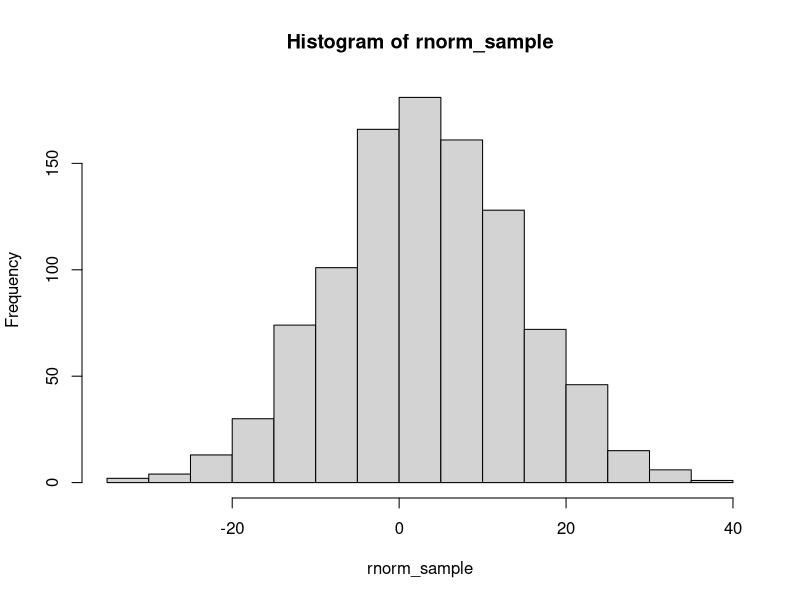
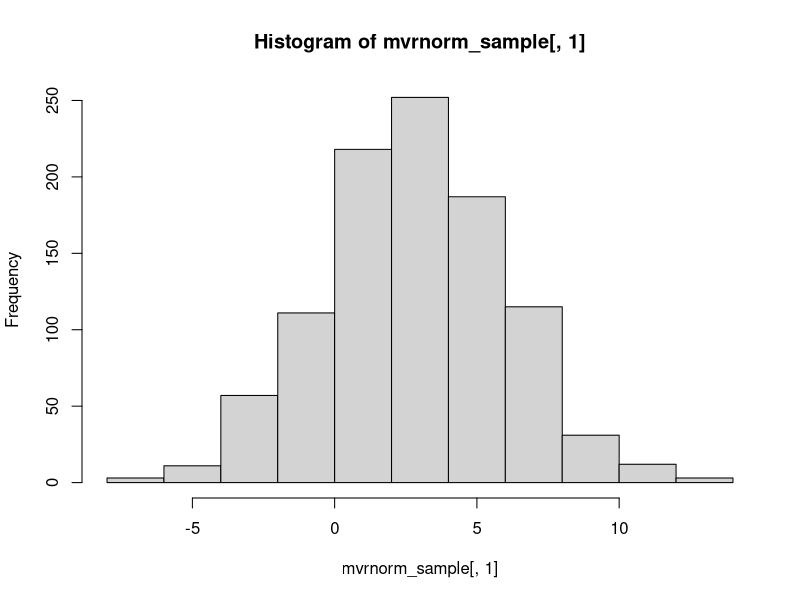

Write the R code that produced these figures, in order. (Note: this script raises an error after producing the figures.)
## ---- chunk 1
knitr::opts_chunk$set(echo = TRUE)
## ---- chunk 2
# prefix_exists function takes a string & prefix and returns TRUE if prefix exists in string, FALSE otherwise
prefix_exists <- function(string, prefix) { # input arguments are a string (e.g., "precommitment") and a prefix (e.g., "pre") 
  substr(string, 1, nchar(prefix)) == prefix # substr extracts or replaces substrings in a character vector; returns a boolean value
}

# remove_last function takes a vector and deletes the last element (unless vector only has one value) 
remove_last <- function(x) { # input x, typically a vector
  if (length(x) <= 1) return(NULL) # check if length of vector x is less than or equal to 1 and if so returns NULL
  x[-length(x)] # otherwise deletes last element in vector x
}

# rep_vec function takes two vectors and repeats the 2nd vector until it reaches the length of the first vector 
# difficult to come up with a name since it's essential the same as rep 
rep_vec <- function(x, y) { # input x and y, typically vectors 
  rep(y, length.out = length(x)) # replicates the values in y for the desired length of the output vector (length.out)
}
## ---- chunk 3
# Testing rnorm() 
rnorm_sample <- rnorm(n = 1000, mean = 3, sd = 11) # creates  random numbers generated from a normal distribution 

# Testing MASS::mvrnorm() 
mvrnorm_sample <- MASS::mvrnorm(n = 1000, mu = 3, Sigma = 11) # simulates one or more samples from a specified multivariate normal distribution 

hist(rnorm_sample)
hist(mvrnorm_sample[,1])

# Comparing rnorm() and MASS::mvrnorm()
# rnorm() generates _univariate_ sample and uses the single sd for the spread of the normal distribution 
# rnorm() defaults mean to 0 and sd to 1

# MASS::mvrnorm() generates _multivariate_ samples and uses the variance-covariance matrix (Sigma) for the spread. If this was the univariate case, Sigma would simply equal the variance 
# MASS:mvrnorm() requires mu and Sigma to be specified 
# MASS:mvrnorm() mu is a vector of the means while Sigma is matrix
# MASS returns a list while rnorm returns a vector 

# To make more consistant, you might want the mvrnorm to be able to generate univariate noraml distributions (like rnorm) but I'm not positive why Sigma is able to take a scalar and convert it to a matrix (a matrix of 1 x 1 can qualify as positive definite but seems unusual). 
# I would incorporate rnorm into mvrnorm by adding an additional argument that specified the number of univariate normal distributions you want to sample over. If this value is 1, then mvrnorm could default the values mu to be mean and Sigma to be sd, but this would involve also checking that the Sigma was a scalar (and not automatically converting it to a covariance matrix). 
## ---- chunk 4
head(mtcars)

lapply(mtcars, function(x) {sd(x) / mean(x)})
## ---- chunk 5
    # Unclear whether to make a function or not but I'll write one for a generic numeric data frame
    
    sd_cols <- function(df) {
      vapply(df, sd, numeric(1)) # specify output
    }
    
    sdCols(mtcars)
## ---- chunk 6
    mixed_df <- data.frame("V1" = 1:2, "V2" = c(21,15), "Name" = c("John","Dora"))
    
    sd_cols_mixed <- function(df) {
    
      # First vapply() is used to select only the numeric cols in mixed_df
      numeric_index <- vapply(df, is.numeric, logical(1))
      
      # Second vapply() is used to compute the sd like before, this time on only the numeric columns of df
      vapply(df[numeric_index], sd, numeric(1))
      
    }
    
    #vapply(mixed_df, sd, numeric(1)) # throws an error because Name is a factor
  
    sd_cols_mixed(mixed_df)
